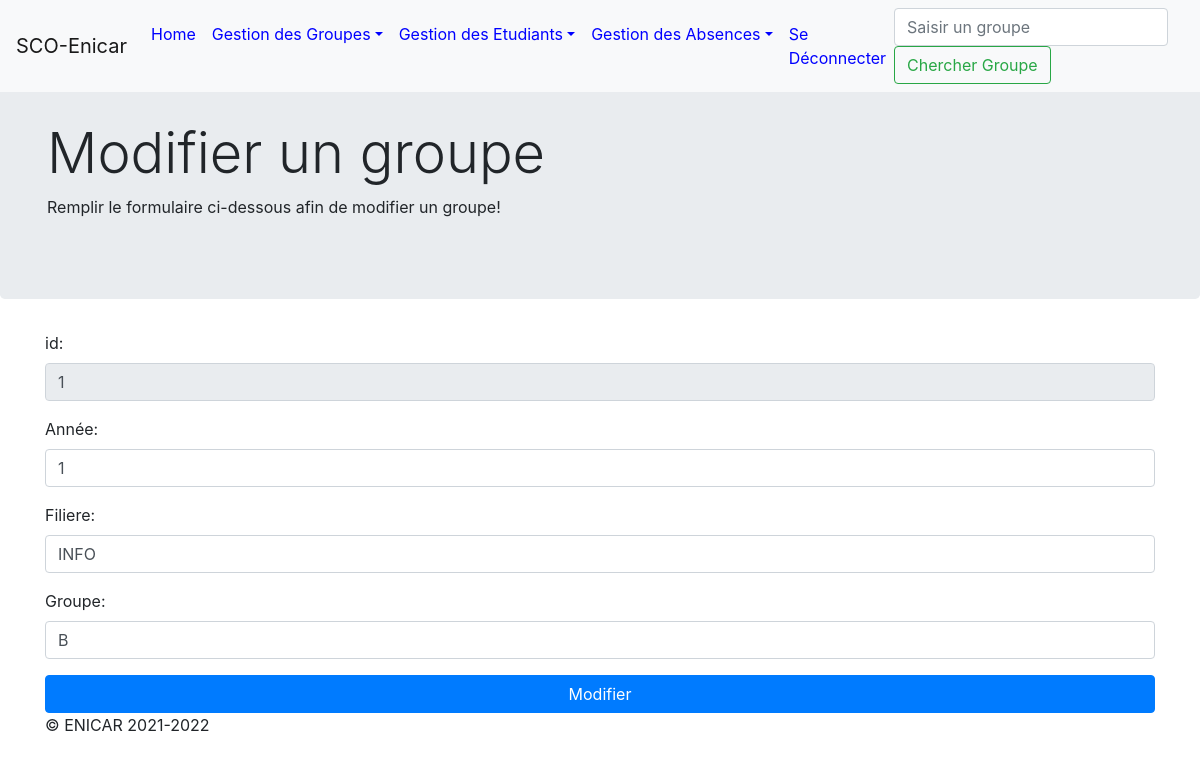
The page /groupe/modifierGroupe.php?id=1 (signed in) on the database its author committed.
### tables this page shows
CREATE TABLE `groupe` (
  `id` int(100) NOT NULL,
  `annee` int(100) NOT NULL,
  `filiere` varchar(100) NOT NULL,
  `classe` varchar(100) NOT NULL
);

### groupe/modifierGroupe.php (the view, shortened to what this page needs)
<?php
if($_SESSION["autoriser"]!="oui"){
   header("location:../connexion/login.php");
   exit();
}
else {
    if (isset($_REQUEST["id"])){
    $id=$_REQUEST["id"];
    include("../connexion/connexion.php");
    $sel=$pdo->prepare("select * from groupe where id=? limit 1");
    $sel->execute(array($id));
    $tab=$sel->fetch();
}
}
?>
<!DOCTYPE html>
<html lang="fr">
    <head>
        <link href="../assets/dist/css/bootstrap.min.css" rel="stylesheet">
        <link href="../assets/jumbotron.css" rel="stylesheet">
    </head>
    <body>
       <?php require_once("../header.php"); ?>
        <main role="main">
            <div class="jumbotron">
                <div class="container">
                    <h1 class="display-4">Modifier un groupe</h1>
                    <p>Remplir le formulaire ci-dessous afin de modifier un groupe!</p>
                </div>
            </div>
            <div class="container">
                <form id="myform" method="post" action="modifier.php">
                <div class="form-group">
                        <label for="nom">id:</label><br>
                        <input type="text" id="id" name="id" value="<?=$tab["id"]?>" class="form-control" readonly="readonly" >
                    </div>
                    <div class="form-group">
                        <label for="nom">Année:</label><br>
                        <input type="text" id="annee" name="annee" value="<?=$tab["annee"]?>" class="form-control" required autofocus>
                    </div>
                    <div class="form-group">
                        <label for="prenom">Filiere:</label><br>
                        <input type="text" id="filiere" name="filiere" value="<?=$tab["filiere"]?>" class="form-control" required>
                    </div>
                    <div class="form-group">
                        <label for="cin">Groupe:</label><br>
                        <input  type="text" id="groupe" name="groupe" class="form-control" value="<?=$tab["classe"]?>"/>
                    </div>
                    <button type="submit" class="btn btn-primary btn-block">Modifier</button>
                </form>
            </div>
        </main>
        <footer class="container">
            <p>&copy; ENICAR 2021-2022</p>
        </footer>
    </body>
</html>

### rows shown on the page
groupe: id "1", annee "1", filiere "INFO", groupe "B"
